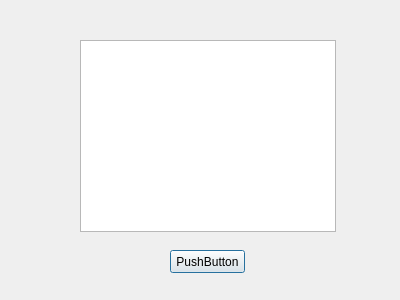
<?xml version="1.0" encoding="UTF-8"?>
<ui version="4.0">
 <class>Dialog</class>
 <widget class="QDialog" name="Dialog">
  <property name="geometry">
   <rect>
    <x>0</x>
    <y>0</y>
    <width>400</width>
    <height>300</height>
   </rect>
  </property>
  <property name="windowTitle">
   <string>Dialog</string>
  </property>
  <widget class="QListView" name="lstTest">
   <property name="geometry">
    <rect>
     <x>80</x>
     <y>40</y>
     <width>256</width>
     <height>192</height>
    </rect>
   </property>
  </widget>
  <widget class="QPushButton" name="btnProcess">
   <property name="geometry">
    <rect>
     <x>170</x>
     <y>250</y>
     <width>75</width>
     <height>23</height>
    </rect>
   </property>
   <property name="text">
    <string>PushButton</string>
   </property>
  </widget>
 </widget>
 <resources/>
 <connections/>
</ui>
